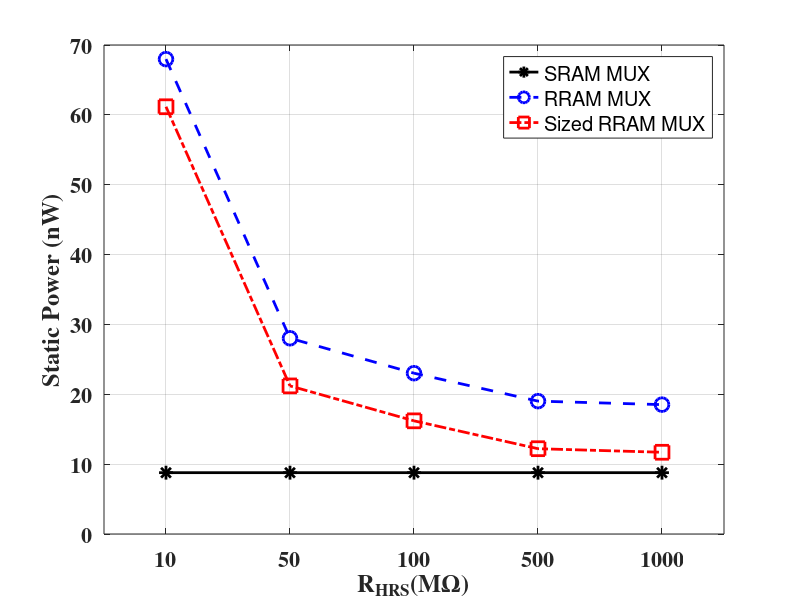
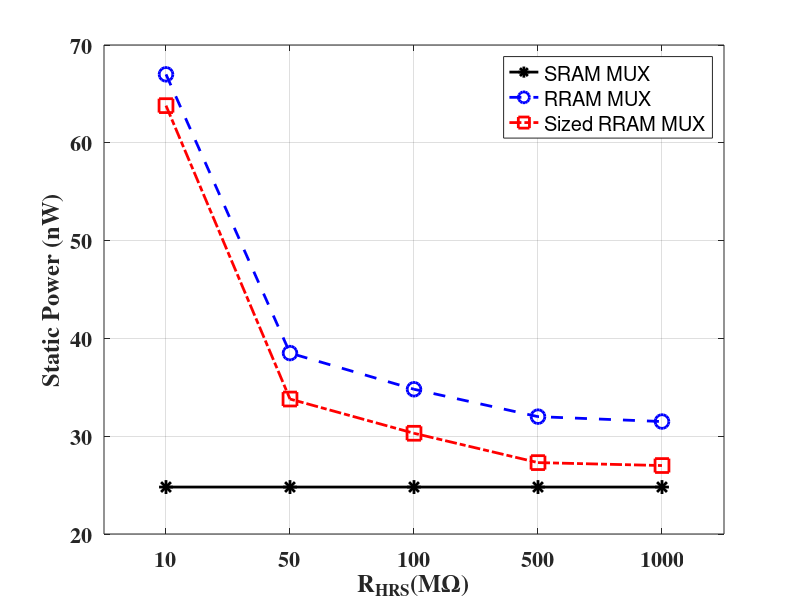
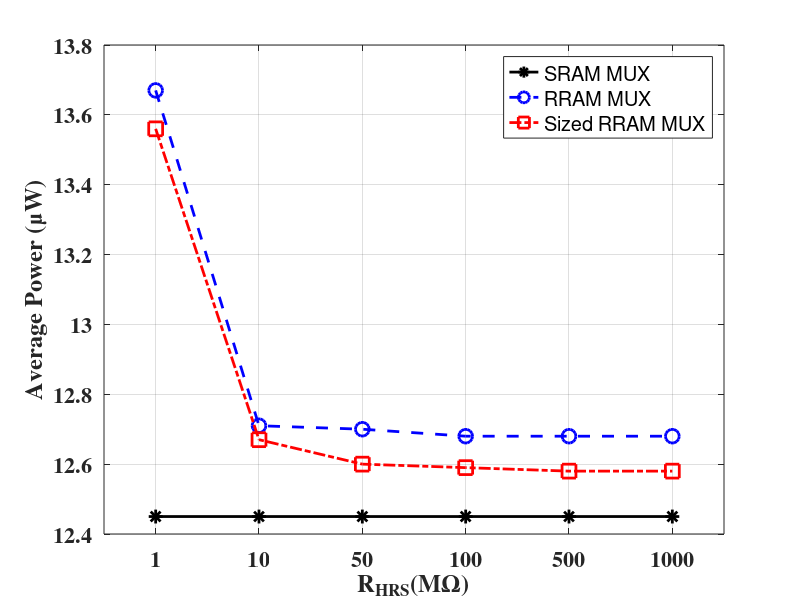
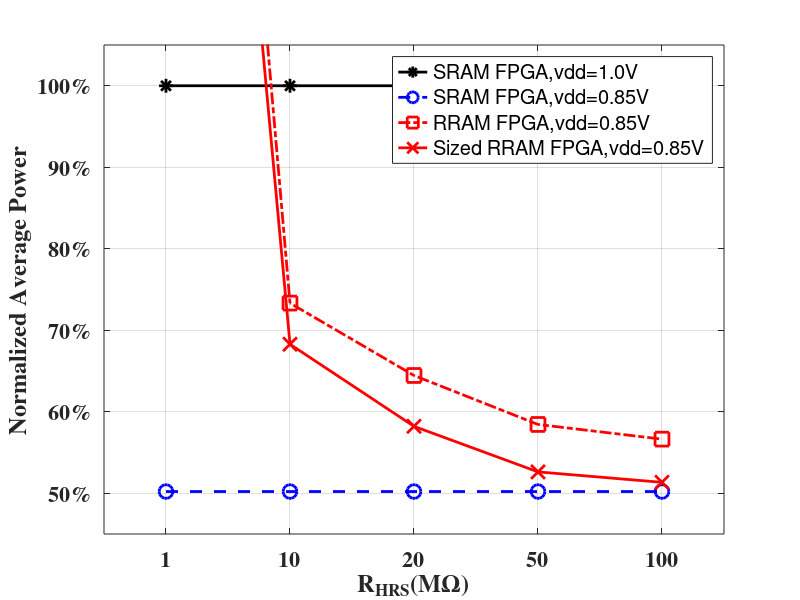

MATLAB code to generate these figures, in order: (Note: this script raises an error after producing the figures.)
close all;
clear all;

roff_list = [10,50,100,500,1000;];
mux_list = [{'SRAM MUX'}, {'RRAM MUX'}, {'Sized RRAM MUX'};];

static_power_mux2 = [
{'10Meg'}, 8.78e-9, 67.98e-9, 61.16e-9;
{'50Meg'}, 8.78e-9, 28.02e-9, 21.2e-9;
{'100Meg'}, 8.78e-9, 23.02e-9, 16.2e-9;
{'500Meg'}, 8.78e-9, 19.02e-9, 12.21e-9;
{'1000Meg'}, 8.78e-9, 18.52e-9, 11.7e-9;
];

static_power_mux2_tapbuf = [
{'10Meg'}, 24.8e-9, 67e-9, 63.8e-9;
{'50Meg'}, 24.8e-9, 38.5e-9, 33.8e-9;
{'100Meg'}, 24.8e-9, 34.8e-9, 30.3e-9;
{'500Meg'}, 24.8e-9, 32e-9, 27.3e-9;
{'1000Meg'}, 24.8e-9, 31.5e-9, 27e-9;
];

avg_power_mux2_tapbuf = [
{'1'}, 12.45e-6, 13.67e-6, 13.56e-6;
{'10'}, 12.45e-6, 12.71e-6, 12.67e-6;
{'50'}, 12.45e-6, 12.70e-6, 12.60e-6;
{'100'}, 12.45e-6, 12.68e-6, 12.59e-6;
{'500'}, 12.45e-6, 12.68e-6, 12.58e-6;
{'1000'}, 12.45e-6, 12.68e-6, 12.58e-6;
];

avg_power_fpga = [
{'1'}, 1, 50.21e-2, 2.4867, 2.3318;
{'10'}, 1, 50.21e-2, 73.33e-2, 68.28e-2;
{'20'}, 1, 50.21e-2, 64.45e-2, 58.21e-2;
{'50'}, 1, 50.21e-2, 58.44e-2, 52.62e-2;
{'100'}, 1, 50.21e-2, 56.64e-2, 51.34e-2;
];

%% Fig. 1: static power MUX2 without tapered buffer
% Data format
static_power_mux2_format = cell2mat(static_power_mux2(:,(2:4)));
xindex = 1:1:length(roff_list);
% Fig. plot
fig_handle1 = figure;
plot(static_power_mux2_format(:,1).*1e9,'k-*','LineWidth', 2, 'MarkerSize',10);
hold on
plot(static_power_mux2_format(:,2).*1e9,'b--o','LineWidth', 2, 'MarkerSize',10);
hold on
plot(static_power_mux2_format(:,3).*1e9,'r-.s','LineWidth', 2, 'MarkerSize',10);
hold on
%title('Delay-Wprog of 32-input Multiplexer, UMC 0.18um','FontSize',18)
xlabel('R_{HRS}({M\Omega})','FontSize',16, 'FontWeight','bold', 'FontName', 'Times');
ylabel('Static Power (nW)','FontSize',16, 'FontWeight','bold', 'FontName', 'Times');
set(gca,'xlim',[0.5 length(roff_list)+0.5],'Fontsize',16, 'FontWeight','bold', 'FontName', 'Times');
set(gca,'XTick',xindex);
set(gca,'XTickLabel',roff_list);
hleg = legend(mux_list);
grid on

%% Fig. 2: static power MUX2 with tapered buffer
% Data format
static_power_mux2_tapbuf_format = cell2mat(static_power_mux2_tapbuf(:,(2:4)));
% Fig. plot
fig_handle2 = figure;
plot(static_power_mux2_tapbuf_format(:,1).*1e9,'k-*','LineWidth', 2, 'MarkerSize',10);
hold on
plot(static_power_mux2_tapbuf_format(:,2).*1e9,'b--o','LineWidth', 2, 'MarkerSize',10);
hold on
plot(static_power_mux2_tapbuf_format(:,3).*1e9,'r-.s','LineWidth', 2, 'MarkerSize',10);
hold on
%title('Delay-Wprog of 32-input Multiplexer, UMC 0.18um','FontSize',18)
xlabel('R_{HRS}(M{\Omega})','FontSize',16, 'FontWeight','bold', 'FontName', 'Times');
ylabel('Static Power (nW)','FontSize',16, 'FontWeight','bold', 'FontName', 'Times');
set(gca,'xlim',[0.5 length(roff_list)+0.5],'Fontsize',16, 'FontWeight','bold', 'FontName', 'Times');
set(gca,'XTick',xindex);
set(gca,'XTickLabel',roff_list);
hleg = legend(mux_list);
grid on

%% Fig. 3: average power MUX2 with tapered buffer
% Data format
avg_power_mux2_tapbuf_format = cell2mat(avg_power_mux2_tapbuf(:,(2:4)));
% Fig. plot
fig_handle3 = figure;
xindex = 1:1:length(avg_power_mux2_tapbuf(:,1));
plot(avg_power_mux2_tapbuf_format(:,1).*1e6,'k-*','LineWidth', 2, 'MarkerSize',10);
hold on
plot(avg_power_mux2_tapbuf_format(:,2).*1e6,'b--o','LineWidth', 2, 'MarkerSize',10);
hold on
plot(avg_power_mux2_tapbuf_format(:,3).*1e6,'r-.s','LineWidth', 2, 'MarkerSize',10);
hold on
%title('Delay-Wprog of 32-input Multiplexer, UMC 0.18um','FontSize',18)
xlabel('R_{HRS}(M{\Omega})','FontSize',16, 'FontWeight','bold', 'FontName', 'Times');
ylabel('Average Power ({\mu}W)','FontSize',16, 'FontWeight','bold', 'FontName', 'Times');
set(gca,'xlim',[0.5 length(avg_power_mux2_tapbuf(:,1))+0.5],'Fontsize',16, 'FontWeight','bold', 'FontName', 'Times');
set(gca,'XTick', xindex);
set(gca,'XTickLabel', avg_power_mux2_tapbuf(:,1));
hleg = legend(mux_list);
grid on

%% Fig. 4, FPGA average power 
% Data format
fpga_arch_list = [{'SRAM FPGA,vdd=1.0V'}, {'SRAM FPGA,vdd=0.85V'}, {'RRAM FPGA,vdd=0.85V'},{'Sized RRAM FPGA,vdd=0.85V'};];
avg_power_fpga_format = cell2mat(avg_power_fpga(:,(2:5)));
 
% Fig. plot
fig_handle4 = figure;
xindex = 1:1:length(avg_power_fpga(:,1));
plot(avg_power_fpga_format(:,1).*1e2,'k-*','LineWidth', 2, 'MarkerSize',10);
hold on
plot(avg_power_fpga_format(:,2).*1e2,'b--o','LineWidth', 2, 'MarkerSize',10);
hold on
plot(avg_power_fpga_format(:,3).*1e2,'r-.s','LineWidth', 2, 'MarkerSize',10);
hold on
plot(avg_power_fpga_format(:,4).*1e2,'r-x','LineWidth', 2, 'MarkerSize',10);
hold on
%title('Delay-Wprog of 32-input Multiplexer, UMC 0.18um','FontSize',18)
xlabel('R_{HRS}(M{\Omega})','FontSize',18, 'FontWeight','bold', 'FontName', 'Times');
ylabel('Normalized Average Power','FontSize',20, 'FontWeight','bold', 'FontName', 'Times');
set(gca,'xlim',[0.5 length(avg_power_fpga(:,1))+0.5],'Fontsize',18, 'FontWeight','bold', 'FontName', 'Times');
set(gca,'ylim',[45 105],'Fontsize',16, 'FontWeight','bold', 'FontName', 'Times');
yticks = [get(gca,'ytick')]'; % There is a transpose operation here.
percentsy = repmat('%', length(yticks),1);  %  equal to the size
yticklabel = [num2str(yticks) percentsy]; % concatenates the tick labels
set(gca,'YtickLabel',yticklabel)% Sets tick labels back on the Axis
set(gca,'XTick', xindex);
set(gca,'XTickLabel', avg_power_fpga(:,1));
hleg = legend(fpga_arch_list);
grid on
%
%%
static_power_mux32 = [
% RHRS(Omega) = 10M, 20M, 50M, 100M, 200M 
% Wprog = 1
2.1e-6, 1.14e-6, 562e-9, 368e-9, 271e-9;
262e-9, 262e-9, 262e-9,262e-9, 262e-9;
% Wprog = 2
];
rhrs_list = [{'10'},{'20'},{'50'},{'100'},{'200'}];
mux_list = [{'4T1R MUX'},{'SRAM MUX'}];

% Fig. plot
fig_handle5 = figure;
xindex = 1:1:length(static_power_mux32(1,:));
plot(static_power_mux32(1,:)/1e-9,'b-*','LineWidth', 2, 'MarkerSize',10);
hold on
plot(static_power_mux32(2,:)/1e-9,'r-o','LineWidth', 2, 'MarkerSize',10);
hold on
%title('Delay-Wprog of 32-input Multiplexer, UMC 0.18um','FontSize',18)
xlabel('R_{HRS}(M{\Omega})','FontSize',18, 'FontWeight','bold', 'FontName', 'Times');
ylabel('Leakage Power (nW)','FontSize',20, 'FontWeight','bold', 'FontName', 'Times');
set(gca,'xlim',[0.5 length(static_power_mux32(1,:))+0.5],'Fontsize',18, 'FontWeight','bold', 'FontName', 'Times');
set(gca,'ylim',[250 2100],'Fontsize',16, 'FontWeight','bold', 'FontName', 'Times');
%yticks = [get(gca,'ytick')]'; % There is a transpose operation here.
%percentsy = repmat('%', length(yticks),1);  %  equal to the size
%yticklabel = [num2str(yticks) percentsy]; % concatenates the tick labels
%set(gca,'YtickLabel',yticklabel)% Sets tick labels back on the Axis
set(gca,'XTick', xindex);
set(gca,'XTickLabel', rhrs_list);
hleg = legend(mux_list);
grid on

%% Area vs. wprog
wprog_list = 1:0.1:1.9;
pn_ratio = 1.9;
prog_pn_ratio = 3;
mux_size = 1;
sram_area = 6;
area_io_std = 1.4; % area overhead of a I/O transistor compared to a standard logic transistor
mux_list = [{'4T1R cell'},{'SRAM cell'}];
for i = 1:1:length(wprog_list)
  area_rram_multiplexing = (mux_size+1)*area_io_std*(trans_area(wprog_list(i))+trans_area(prog_pn_ratio*wprog_list(i)));
  area_sram_multiplexing = (mux_size) * (trans_area(1)+ trans_area(1*pn_ratio));
  area_srams = sram_area * mux_size;
  if ( mux_size > 12) 
    area_sram_multiplexing = area_sram_multiplexing + ceil(sqrt(mux_size)) * (trans_area(1)+ trans_area(1*pn_ratio));
    area_srams = sram_area * ceil(sqrt(mux_size));
  end 
  area_buf = (mux_size + 1)*(trans_area(1)+trans_area(1*pn_ratio));
  area_rram_mux(i) = (area_rram_multiplexing + 0*area_buf)/mux_size;
  area_sram_mux(i) = (area_sram_multiplexing + 0*area_buf + area_srams)/mux_size; 
end
% Fig. plot
fig_handle6 = figure;
xindex = 1:1:length(wprog_list);
plot(area_rram_mux,'b-*','LineWidth', 2, 'MarkerSize',10);
hold on
plot(area_sram_mux,'r-o','LineWidth', 2, 'MarkerSize',10);
hold on
%title('Delay-Wprog of 32-input Multiplexer, UMC 0.18um','FontSize',18)
xlabel('Wprog(1 Wprog = 320nm)','FontSize',18, 'FontWeight','bold', 'FontName', 'Times');
ylabel('Area (#. of Min.Width Trans. Area)','FontSize',20, 'FontWeight','bold', 'FontName', 'Times');
set(gca,'Fontsize',18, 'FontWeight','bold', 'FontName', 'Times');
%set(gca,'xlim',[min(wprog_list) max(wprog_list)],'Fontsize',18, 'FontWeight','bold', 'FontName', 'Times');
%set(gca,'ylim',[250 2100],'Fontsize',16, 'FontWeight','bold', 'FontName', 'Times');
%yticks = [get(gca,'ytick')]'; % There is a transpose operation here.
%percentsy = repmat('%', length(yticks),1);  %  equal to the size
%yticklabel = [num2str(yticks) percentsy]; % concatenates the tick labels
%set(gca,'YtickLabel',yticklabel)% Sets tick labels back on the Axis
%set(gca,'XTick', xindex);
set(gca,'XTickLabel', wprog_list);
hleg = legend(mux_list);
grid on

